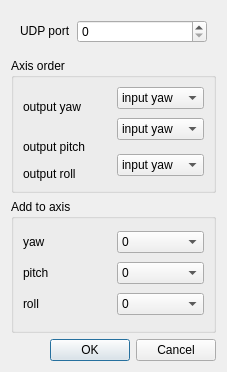
<?xml version="1.0" encoding="UTF-8"?>
<ui version="4.0">
 <class>UI_freepie_udp_dialog</class>
 <widget class="QWidget" name="UI_freepie_udp_dialog">
  <property name="windowModality">
   <enum>Qt::NonModal</enum>
  </property>
  <property name="geometry">
   <rect>
    <x>0</x>
    <y>0</y>
    <width>227</width>
    <height>372</height>
   </rect>
  </property>
  <property name="windowTitle">
   <string>Tracker settings</string>
  </property>
  <property name="windowIcon">
   <iconset>
    <normaloff>../gui/images/bluetrack.png</normaloff>../gui/images/bluetrack.png</iconset>
  </property>
  <layout class="QVBoxLayout" name="verticalLayout">
   <item>
    <widget class="QFrame" name="frame">
     <property name="sizePolicy">
      <sizepolicy hsizetype="Preferred" vsizetype="Maximum">
       <horstretch>0</horstretch>
       <verstretch>0</verstretch>
      </sizepolicy>
     </property>
     <property name="frameShape">
      <enum>QFrame::NoFrame</enum>
     </property>
     <property name="frameShadow">
      <enum>QFrame::Raised</enum>
     </property>
     <layout class="QHBoxLayout" name="horizontalLayout">
      <item>
       <widget class="QLabel" name="label_5">
        <property name="sizePolicy">
         <sizepolicy hsizetype="Maximum" vsizetype="Maximum">
          <horstretch>0</horstretch>
          <verstretch>0</verstretch>
         </sizepolicy>
        </property>
        <property name="text">
         <string>UDP port</string>
        </property>
       </widget>
      </item>
      <item>
       <widget class="QSpinBox" name="port">
        <property name="minimum">
         <number>0</number>
        </property>
        <property name="maximum">
         <number>65535</number>
        </property>
       </widget>
      </item>
     </layout>
    </widget>
   </item>
   <item>
    <widget class="QGroupBox" name="groupBox">
     <property name="title">
      <string>Axis order</string>
     </property>
     <layout class="QGridLayout" name="gridLayout">
      <item row="0" column="0" rowspan="2">
       <widget class="QLabel" name="label">
        <property name="text">
         <string>output yaw</string>
        </property>
       </widget>
      </item>
      <item row="0" column="1">
       <widget class="QComboBox" name="input_x">
        <item>
         <property name="text">
          <string>input yaw</string>
         </property>
        </item>
        <item>
         <property name="text">
          <string>input pitch</string>
         </property>
        </item>
        <item>
         <property name="text">
          <string>input roll</string>
         </property>
        </item>
       </widget>
      </item>
      <item row="1" column="1" rowspan="2">
       <widget class="QComboBox" name="input_y">
        <item>
         <property name="text">
          <string>input yaw</string>
         </property>
        </item>
        <item>
         <property name="text">
          <string>input pitch</string>
         </property>
        </item>
        <item>
         <property name="text">
          <string>input roll</string>
         </property>
        </item>
       </widget>
      </item>
      <item row="2" column="0" rowspan="2">
       <widget class="QLabel" name="label_2">
        <property name="text">
         <string>output pitch</string>
        </property>
       </widget>
      </item>
      <item row="3" column="1" rowspan="2">
       <widget class="QComboBox" name="input_z">
        <item>
         <property name="text">
          <string>input yaw</string>
         </property>
        </item>
        <item>
         <property name="text">
          <string>input pitch</string>
         </property>
        </item>
        <item>
         <property name="text">
          <string>input roll</string>
         </property>
        </item>
       </widget>
      </item>
      <item row="4" column="0">
       <widget class="QLabel" name="label_3">
        <property name="text">
         <string>output roll</string>
        </property>
       </widget>
      </item>
     </layout>
    </widget>
   </item>
   <item>
    <widget class="QGroupBox" name="groupBox_2">
     <property name="title">
      <string>Add to axis</string>
     </property>
     <layout class="QGridLayout" name="gridLayout_2">
      <item row="0" column="0">
       <widget class="QLabel" name="label_4">
        <property name="text">
         <string>yaw</string>
        </property>
       </widget>
      </item>
      <item row="0" column="1">
       <widget class="QComboBox" name="add_yaw">
        <item>
         <property name="text">
          <string>0</string>
         </property>
        </item>
        <item>
         <property name="text">
          <string>+90</string>
         </property>
        </item>
        <item>
         <property name="text">
          <string>-90</string>
         </property>
        </item>
        <item>
         <property name="text">
          <string>+180</string>
         </property>
        </item>
        <item>
         <property name="text">
          <string>-180</string>
         </property>
        </item>
       </widget>
      </item>
      <item row="1" column="0">
       <widget class="QLabel" name="label_6">
        <property name="text">
         <string>pitch</string>
        </property>
       </widget>
      </item>
      <item row="2" column="0">
       <widget class="QLabel" name="label_9">
        <property name="text">
         <string>roll</string>
        </property>
       </widget>
      </item>
      <item row="1" column="1">
       <widget class="QComboBox" name="add_pitch">
        <item>
         <property name="text">
          <string>0</string>
         </property>
        </item>
        <item>
         <property name="text">
          <string>+90</string>
         </property>
        </item>
        <item>
         <property name="text">
          <string>-90</string>
         </property>
        </item>
        <item>
         <property name="text">
          <string>+180</string>
         </property>
        </item>
        <item>
         <property name="text">
          <string>-180</string>
         </property>
        </item>
       </widget>
      </item>
      <item row="2" column="1">
       <widget class="QComboBox" name="add_roll">
        <item>
         <property name="text">
          <string>0</string>
         </property>
        </item>
        <item>
         <property name="text">
          <string>+90</string>
         </property>
        </item>
        <item>
         <property name="text">
          <string>-90</string>
         </property>
        </item>
        <item>
         <property name="text">
          <string>+180</string>
         </property>
        </item>
        <item>
         <property name="text">
          <string>-180</string>
         </property>
        </item>
       </widget>
      </item>
     </layout>
    </widget>
   </item>
   <item>
    <widget class="QDialogButtonBox" name="buttonBox">
     <property name="standardButtons">
      <set>QDialogButtonBox::Cancel|QDialogButtonBox::Ok</set>
     </property>
    </widget>
   </item>
  </layout>
 </widget>
 <resources/>
 <connections/>
 <slots>
  <slot>startEngineClicked()</slot>
  <slot>stopEngineClicked()</slot>
  <slot>cameraSettingsClicked()</slot>
 </slots>
</ui>
